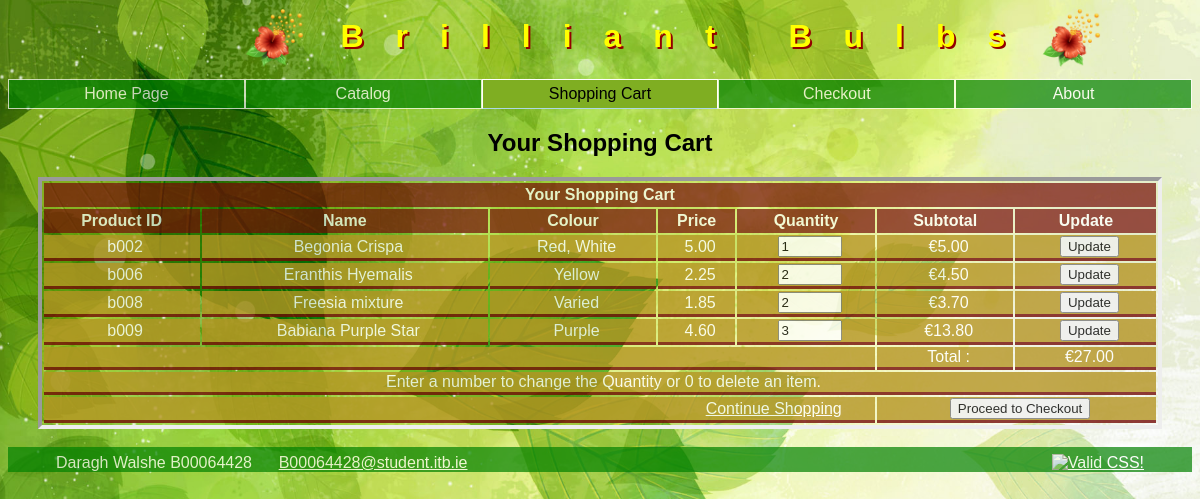
The app's page /cart.php with its own data.
### tables this page shows
CREATE TABLE IF NOT EXISTS `cart` (
  `session_id` varchar(32) NOT NULL,
  `product_id` varchar(20) NOT NULL,
  `price` decimal(9,2) DEFAULT NULL,
  `quantity` int(8) DEFAULT NULL,
  PRIMARY KEY (`product_id`)
);

CREATE TABLE IF NOT EXISTS `products` (
  `product_id` varchar(10) NOT NULL,
  `name` varchar(50) NOT NULL,
  `colour` varchar(30) DEFAULT NULL,
  `blooming` varchar(30) DEFAULT NULL,
  `height` int(8) DEFAULT NULL,
  `soil` varchar(30) DEFAULT NULL,
  `hardiness` varchar(30) DEFAULT NULL,
  `price` decimal(9,2) NOT NULL,
  `image` varchar(30) DEFAULT NULL,
  PRIMARY KEY (`product_id`)
);

### cart.php (the view, shortened to what this page needs)
<?php
	$cart_query = "SELECT * FROM cart";
	$cart_result = mysql_query($cart_query) or die("<br>get cart query failed ");
	include('include/header.php');
?>
		<h2>
			Your Shopping Cart <?php echo $_SESSION['cart_state']; ?>
		</h2>
		<table id="cart_table">
		<th colspan='7'>Your Shopping Cart</th>
		<tr>
			<th>Product ID</th>
			<th>Name</th>
			<th>Colour</th>
			<th>Price</th>
			<th>Quantity</th>
			<th>Subtotal</th>
			<th>Update</th>
		</tr>
	<?php
		$total = 0;
		while ($row = mysql_fetch_array($cart_result))
		{
	?>
			<tr border=1>
				<td><?php echo $row['product_id']?></td>
				<?php $details = get_details($row['product_id']); ?>
				<td><?php echo $details['name']?></td>
				<td><?php echo $details['colour']?></td>
				<td><?php echo $row["price"]?></td>
				<form action="#" method="post">
				<td><input type="number" name="quantity" value="<?php echo $row['quantity']?>" min="0" max="999"></td>
				<td>&euro;<?php echo number_format(($row['quantity'])*($row['price']), 2); ?></td>
				<td>
					<input type="submit" value="Update" name="submit">
				</td>
				</form>
			</tr>
<?php
		$total += (($row['quantity'])*($row['price']));
	}
?>
			<tr>
				<td colspan="5"></td><td> Total :</td>
				<td>&euro;<?php echo number_format($total, 2);?></td>
			</tr>
			<tr>
				<td colspan="7">Enter a number to change the Quantity or 0 to delete an item.</td>
			</tr>
			<tr>
				<td colspan="5">
					<a href="catalog.php">Continue Shopping</a>
				</td>
				<td colspan="2">
					<form action="checkout.php" method="post">
						<input type="submit" value="Proceed to Checkout">
					</form>
				</td>
			</tr>
		</table>
<?php
	include('include/footer.php');
?>
<?php
	function get_details($prod_id){
		$detail_query = "SELECT * FROM products WHERE product_id LIKE '".$prod_id."';";
		$detail_result = mysql_query($detail_query) or die("<br>get details query failed ");
		$detail_row = mysql_fetch_array($detail_result);
		return $detail_row;
		}
?>

### css/catalogNew.css (style rules this page uses)
table { border: 4px inset; margin: 0 auto; width: 95%; }
td { padding-left: 0.5em; }
h1, h2, h3, h4, th, td { text-align: center; }
th { color: white; padding-top: 1em; padding-bottom: 1em; background-color: #740B07; opacity: 0.7; }
#cart_table th { padding-top: 0.2em; padding-bottom: 0.2em; background-color: #740B07; opacity: 0.7; }
#cart_table td { color: white; border-bottom: 3px solid #740B07; background-color: #B49424; opacity: 0.8; }
#cart_table a { color: white; float: right; margin-right: 2em; }
td { border-bottom: 3px solid #740B07; }

### records on screen
cart: product_id "b002", products.name "Begonia Crispa", products.colour "Red, White", price "5.00", quantity "1", ($row['quantity'])*($row['price']) "5.00"
cart: product_id "b006", products.name "Eranthis Hyemalis", products.colour "Yellow", price "2.25", quantity "2", ($row['quantity'])*($row['price']) "4.50"
cart: product_id "b008", products.name "Freesia mixture", products.colour "Varied", price "1.85", quantity "2", ($row['quantity'])*($row['price']) "3.70"
cart: product_id "b009", products.name "Babiana Purple Star", products.colour "Purple", price "4.60", quantity "3", ($row['quantity'])*($row['price']) "13.80"

### other values on screen
$total "27.00"
